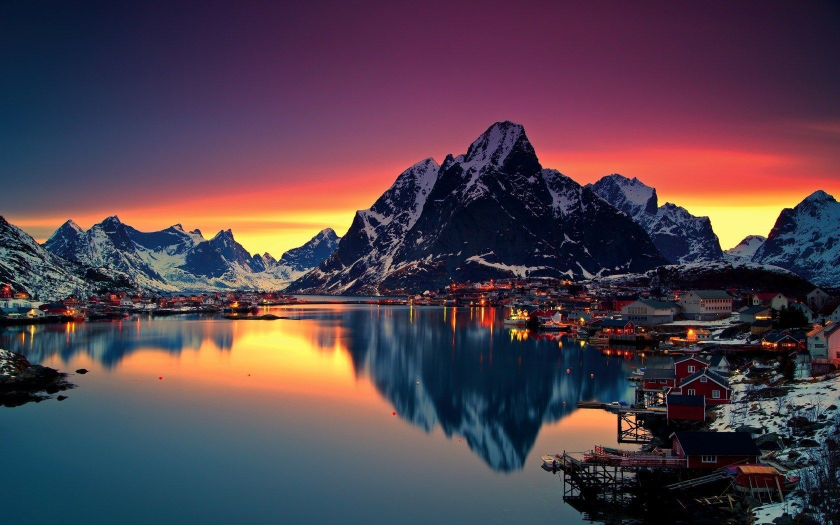
#> input picture picture.jpeg, 1680 x 1050 px (shown at 1/2 size)
$ jupyter execute 'Image to Pencil Sketch with Python.ipynb'
#> lines starting #> are read from the running program, lines starting #| are printed output that depends on the picture
Image to Pencil Sketch with Python

[cell 1]
# Importing Libraries

#!pip install opencv-python
import cv2 as cv
from IPython.display import Image

#### Loading the Image

[cell 2]
Image("picture.jpeg", width = 900, height = 600)

[cell 3]
image = cv.imread("picture.jpeg")
#> image is the input picture: shape (1050, 1680, 3); mean B, G, R 76.5, 64.6, 81.7

#### Converting Image into gray scaled image mode

[cell 4]
gray_image = cv.cvtColor(image, cv.COLOR_BGR2GRAY)
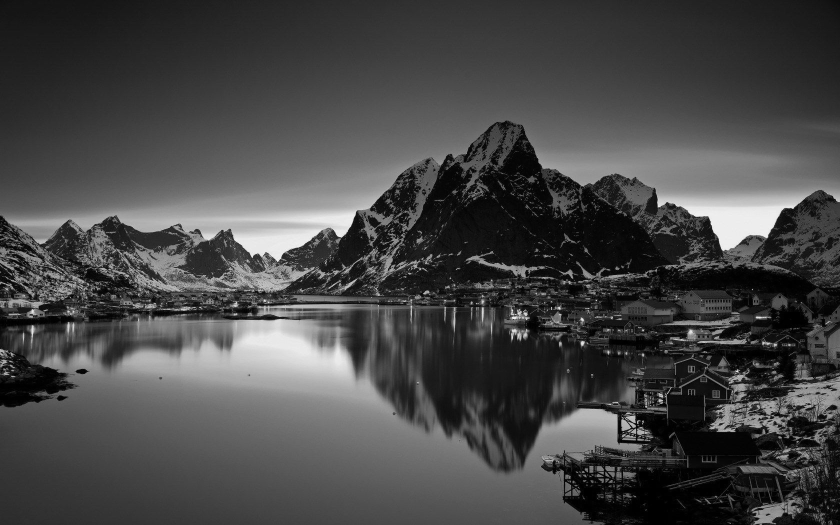
#> gray_image: shape (1050, 1680) (shown at 1/2 size); min 0, max 252, mean 71.1

#### Inverting the gray scaled image

[cell 5]
inverted_image = 255 - gray_image
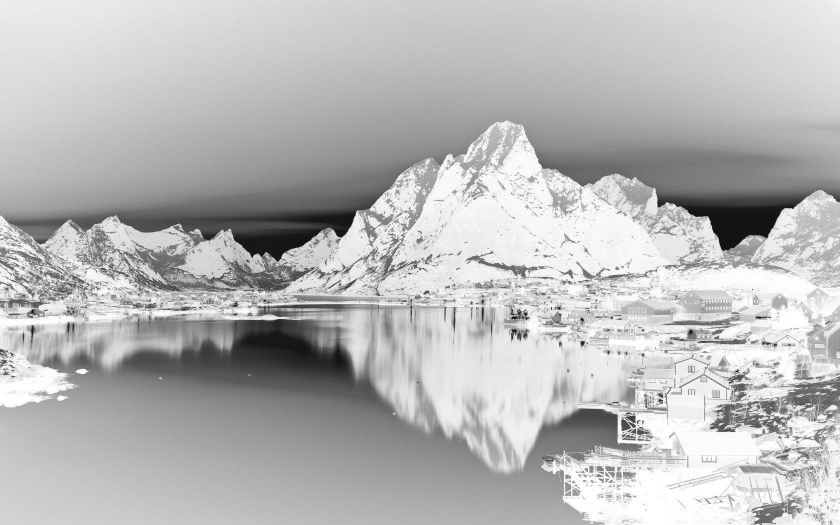
#> inverted_image: shape (1050, 1680) (shown at 1/2 size); min 3, max 255, mean 183.9

#### Blurring the gray scaled image using GaussianBlur Function

[cell 6]
blurred = cv.GaussianBlur(inverted_image, (21, 21), 0)
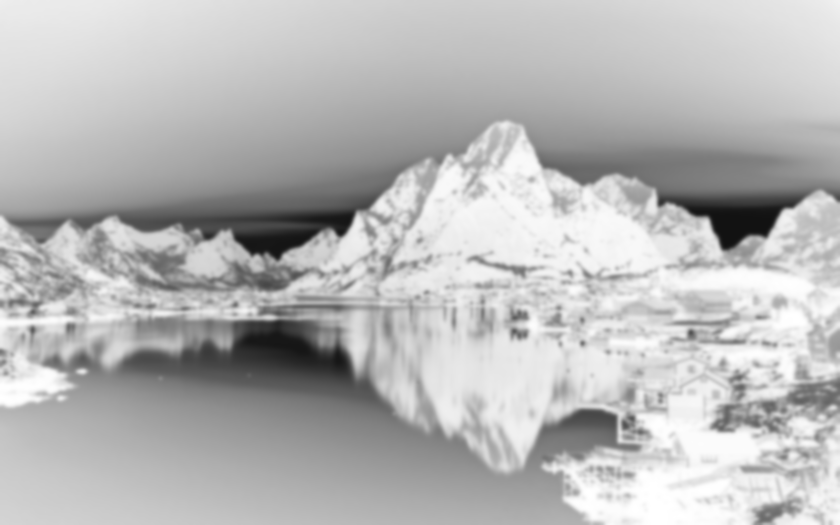
#> blurred: shape (1050, 1680) (shown at 1/2 size); min 18, max 255, mean 183.9

#### Inverting Blurred Image to Pencil Image

[cell 7]
inverted_blurred = 255 - blurred
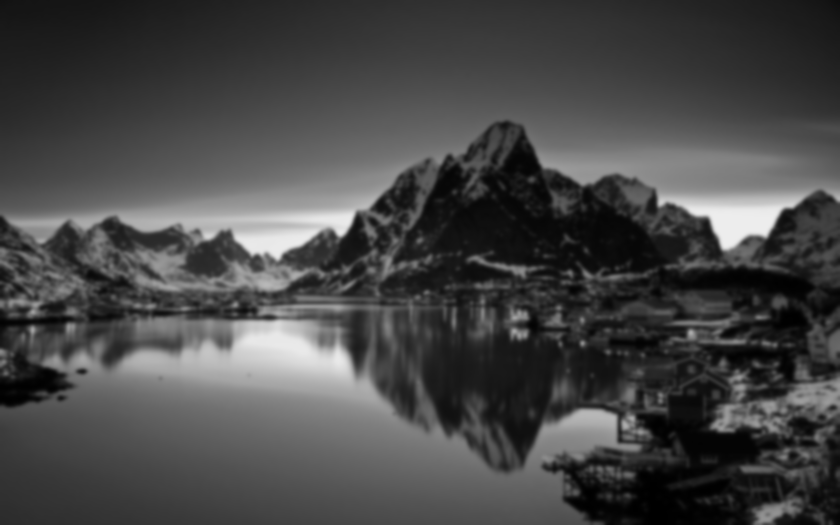
#> inverted_blurred: shape (1050, 1680) (shown at 1/2 size); min 0, max 237, mean 71.1
pencil_sketch = cv.divide(gray_image, inverted_blurred, scale=256.0)
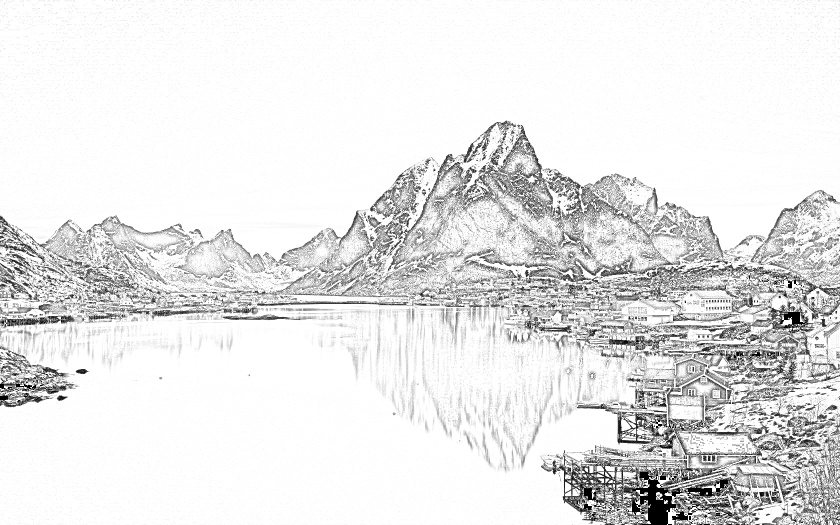
#> pencil_sketch: shape (1050, 1680) (shown at 1/2 size); min 0, max 255, mean 230.1
